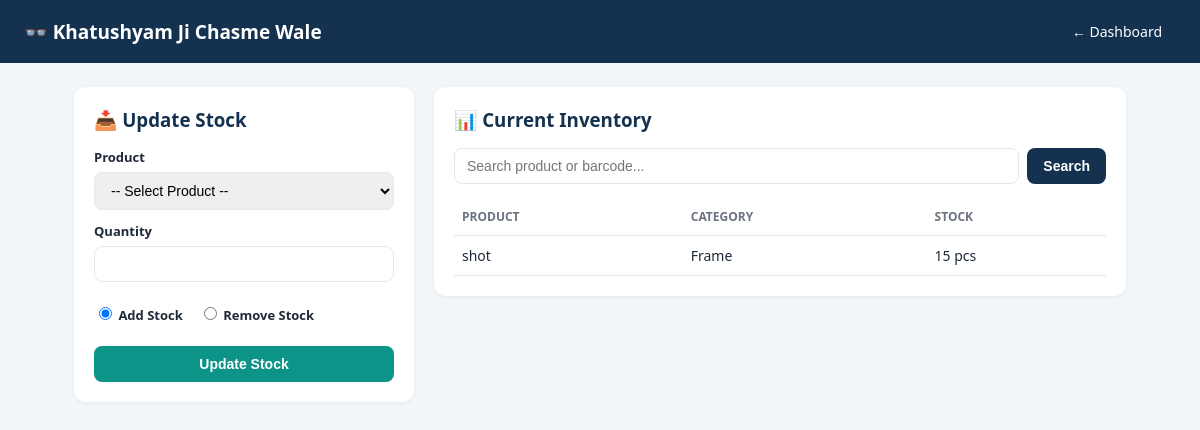
/stock (signed in), run on the app's committed database.
### tables this page shows
CREATE TABLE products (
            id INTEGER PRIMARY KEY AUTOINCREMENT,
            name TEXT NOT NULL,
            category TEXT NOT NULL,
            brand TEXT,
            power_type TEXT,
            mrp REAL NOT NULL DEFAULT 0,
            selling_price REAL NOT NULL DEFAULT 0,
            stock_qty INTEGER NOT NULL DEFAULT 0,
            unit TEXT NOT NULL DEFAULT 'pcs',
            barcode TEXT,
            created_at TEXT NOT NULL
        );

### app.py (the view, shortened to what this page needs)
@app.route("/stock", methods=["GET", "POST"])
@login_required
def stock():
    db = get_db()
    q = request.args.get("q", "").strip()
    query = "SELECT * FROM products WHERE 1=1"
    params = []
    if q:
        query += " AND (name LIKE ? OR barcode LIKE ?)"
        params += [f"%{q}%", f"%{q}%"]
    query += " ORDER BY name COLLATE NOCASE ASC"
    items = db.execute(query, params).fetchall()
    all_products = db.execute("SELECT id, name, brand, stock_qty, barcode FROM products "
                               "ORDER BY name COLLATE NOCASE ASC").fetchall()
    return render_template("stock.html", shop_name=SHOP_NAME, products=items,
                            all_products=all_products, q=q, low_stock_threshold=LOW_STOCK_THRESHOLD)

### app.py (called while the page is built)
def get_db():
    if "db" not in g:
        g.db = sqlite3.connect(DB_PATH)
        g.db.row_factory = sqlite3.Row
        g.db.execute("PRAGMA foreign_keys = ON")
    return g.db

def login_required(view):
    @wraps(view)
    def wrapped(*args, **kwargs):
        if not session.get("logged_in"):
            return redirect(url_for("login"))
        return view(*args, **kwargs)
    return wrapped

### templates/stock.html (shortened to what this page needs)
<!DOCTYPE html>
<html lang="en">
<head>
</head>
<body>
  <div class="navbar">
    <div class="brand">👓 {{ shop_name }}</div>
    <a href="{{ url_for('home') }}">← Dashboard</a>
  </div>
  <div class="container">
    <div class="grid">
      <div class="card">
        <h3>📥 Update Stock</h3>
        <form method="POST">
          <label for="product_id">Product</label>
          <select id="product_id" name="product_id" required>
            <option value="">-- Select Product --</option>
          </select>
          <label for="qty">Quantity</label>
          <input type="number" id="qty" name="qty" min="1" required>
          <div class="radio-row">
            <label><input type="radio" name="mode" value="add" checked style="width:auto;display:inline;"> Add Stock</label>
            <label><input type="radio" name="mode" value="remove" style="width:auto;display:inline;"> Remove Stock</label>
          </div>
          <button type="submit">Update Stock</button>
        </form>
      </div>
      <div class="card">
        <h3>📊 Current Inventory</h3>
        <form class="search-form" method="GET">
          <input type="text" name="q" placeholder="Search product or barcode..." value="{{ q }}">
          <button type="submit">Search</button>
        </form>
        <table>
          <tr><th>Product</th><th>Category</th><th>Stock</th></tr>
          {% for p in products %}
          <tr>
            <td>{{ p.name }}{% if p.brand %}<br><span style="color:var(--muted);font-size:12px;">{{ p.brand }}</span>{% endif %}</td>
            <td>{{ p.category }}</td>
            <td class="{% if p.stock_qty <= low_stock_threshold %}stock-low{% endif %}">{{ p.stock_qty }} {{ p.unit }}</td>
          </tr>
          {% endfor %}
        </table>
      </div>
    </div>
  </div>
</body>
</html>

### templates/stock.html (style rules this page uses)
:root { --navy: #14324f; --navy-dark: #0c2338; --teal: #0d9488; --teal-light: #14b8a6; --bg: #f3f6f9; --card: #ffffff; --text: #1f2937; --muted: #6b7280; --border: #e2e8f0; --error: #dc2626; --success: #16a34a; --warn: #d97706; }
* { box-sizing: border-box; }
body { margin: 0; font-family: 'Segoe UI', system-ui, sans-serif; background: var(--bg); color: var(--text); }
.navbar { background: var(--navy); color: white; padding: 14px 24px; display: flex; align-items: center; justify-content: space-between; }
.navbar .brand { font-size: 19px; font-weight: 700; }
.navbar a { color: white; text-decoration: none; font-size: 14px; padding: 8px 14px; border-radius: 6px; }
.container { max-width: 1100px; margin: 0 auto; padding: 24px; }
.grid { display: grid; grid-template-columns: 340px 1fr; gap: 20px; align-items: start; }
.card { background: var(--card); border-radius: 12px; padding: 20px; box-shadow: 0 1px 4px rgba(0,0,0,0.06); }
.card h3 { margin: 0 0 16px; color: var(--navy); }
label { display: block; font-size: 13px; font-weight: 600; margin-bottom: 6px; margin-top: 12px; }
input, select { width: 100%; padding: 9px 12px; border: 1.5px solid var(--border); border-radius: 8px; font-size: 14px; }
button { margin-top: 16px; padding: 10px 20px; background: var(--teal); color: white; border: none; border-radius: 8px; font-size: 14px; font-weight: 600; cursor: pointer; width: 100%; }
.radio-row { display: flex; gap: 16px; margin-top: 10px; font-size: 14px; }
.search-form { display: flex; gap: 8px; margin-bottom: 14px; }
.search-form input { flex: 1; }
.search-form button { width: auto; margin-top: 0; background: var(--navy); padding: 9px 16px; }
table { width: 100%; border-collapse: collapse; font-size: 14px; }
th, td { text-align: left; padding: 10px 8px; border-bottom: 1px solid var(--border); }
th { color: var(--muted); font-weight: 600; font-size: 12px; text-transform: uppercase; }

### data on the page
products: name "shot", category "Frame", stock_qty "15", unit "pcs"

### other printed values
{{ shop_name }} "Khatushyam Ji Chasme Wale"
